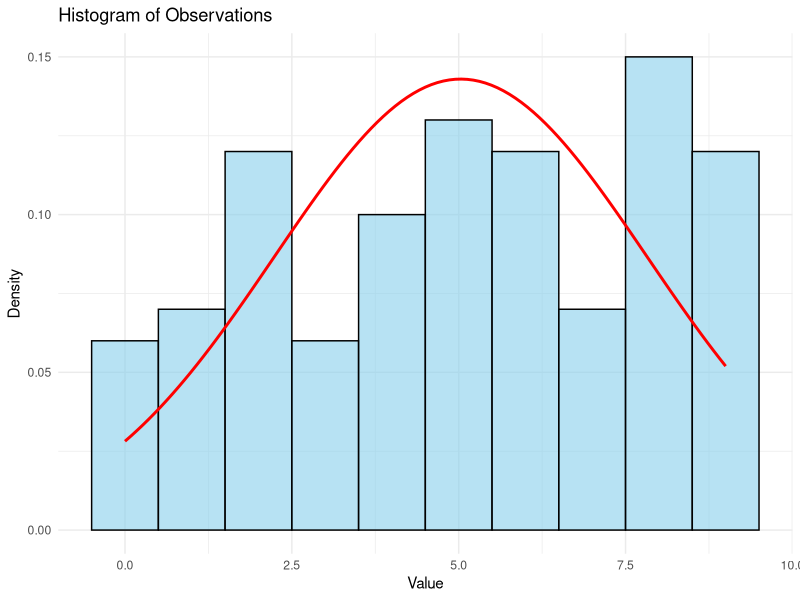
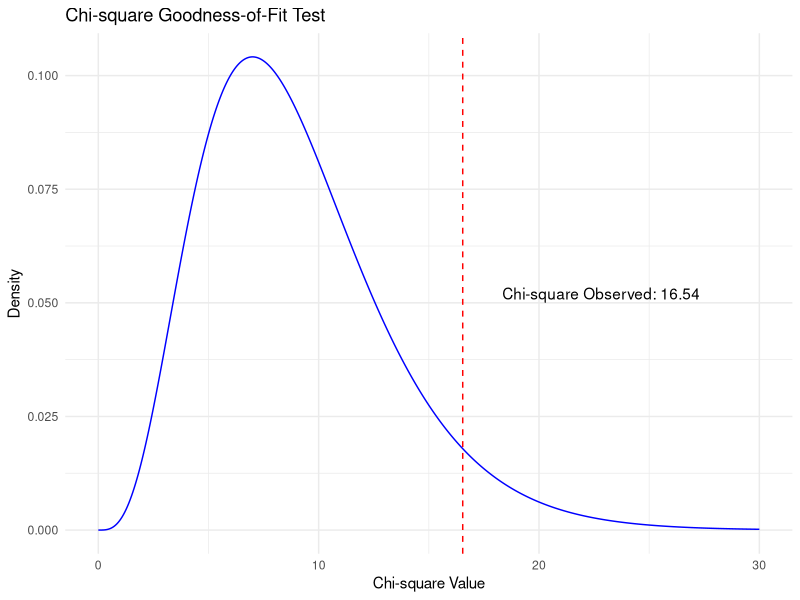

Source code (R) for these figures, in order:
# Load libraries
library(ggplot2)

# Set random seed
set.seed(123)

# Formulate hypotheses
# H0: Data follows a normal distribution
# H1: Data does not follow a normal distribution

# Generate random data sampling from Gaussian
sample_size <- 100
# observed_data <- rnorm(sample_size, mean = 0, sd = 1)
observed_data <- sample(0:9, size = sample_size, replace = TRUE)

# Generate points for the normal distribution
x <- seq(min(observed_data), max(observed_data), length.out = 500)
y <- dnorm(x, mean = mean(observed_data), sd = sd(observed_data))

# Define bins and calculate observed frequencies
num_bins <- 10
bin_edges <- seq(min(observed_data), max(observed_data), length.out = num_bins + 1)
hist_counts <- hist(observed_data, breaks = bin_edges, plot = FALSE)$counts

# Plot observations and Gaussian fit
df <- data.frame(x = observed_data)
ggplot(df, aes(x = x)) +
  geom_histogram(aes(y = ..density..), bins = num_bins, fill = "skyblue", alpha = 0.6, color = "black") +
  stat_function(fun = dnorm, args = list(mean = mean(observed_data), sd = sd(observed_data)),
                color = "red", size = 1) +
  ggtitle("Histogram of Observations") +
  xlab("Value") +
  ylab("Density") +
  theme_minimal()

# Compute expected frequencies
cdf_values <- pnorm(bin_edges, mean = mean(observed_data), sd = sd(observed_data))
expected_frequencies <- sample_size * diff(cdf_values)
# Normalize expected frequencies to match the sum of observed frequencies
expected_frequencies <- expected_frequencies * sum(hist_counts) / sum(expected_frequencies)

# Compute Chi-square statistic manually
chi_square_manual <- sum((hist_counts - expected_frequencies)^2 / expected_frequencies)
df <- num_bins - 1
p_value_manual <- 1 - pchisq(chi_square_manual, df = df)
cat("\nChi-square Statistic (manual):", chi_square_manual, "\n")
cat("P-value (manual):", p_value_manual, "\n")

# Compute Chi-square statistic using R's chisq.test
chisq_test <- chisq.test(hist_counts, p = expected_frequencies / sum(expected_frequencies), rescale.p = FALSE)
chi_square_scipy <- chisq_test$statistic
p_value <- chisq_test$p.value
cat("\nChi-square Statistic (chisq.test):", chi_square_scipy, "\n")
cat("P-value (chisq.test):", p_value, "\n")

# Interpret result
alpha <- 0.05
if (p_value < alpha) {
  cat("\nReject H0: The data does not follow a normal distribution.\n")
} else {
  cat("\nFail to reject H0: The data follows a normal distribution.\n")
}

# Plot the chi-square distribution
x <- seq(0, 30, length.out = 500)
y <- dchisq(x, df = df)

chi2_df <- data.frame(x = x, y = y)
ggplot(chi2_df, aes(x = x, y = y)) +
  geom_line(color = "blue") +
  geom_vline(xintercept = chi_square_manual, color = "red", linetype = "dashed") +
  annotate("text", x = chi_square_manual, y = max(y) / 2, 
           label = sprintf("Chi-square Observed: %.2f", chi_square_manual), hjust = -0.2) +
  ggtitle("Chi-square Goodness-of-Fit Test") +
  xlab("Chi-square Value") +
  ylab("Density") +
  theme_minimal()

